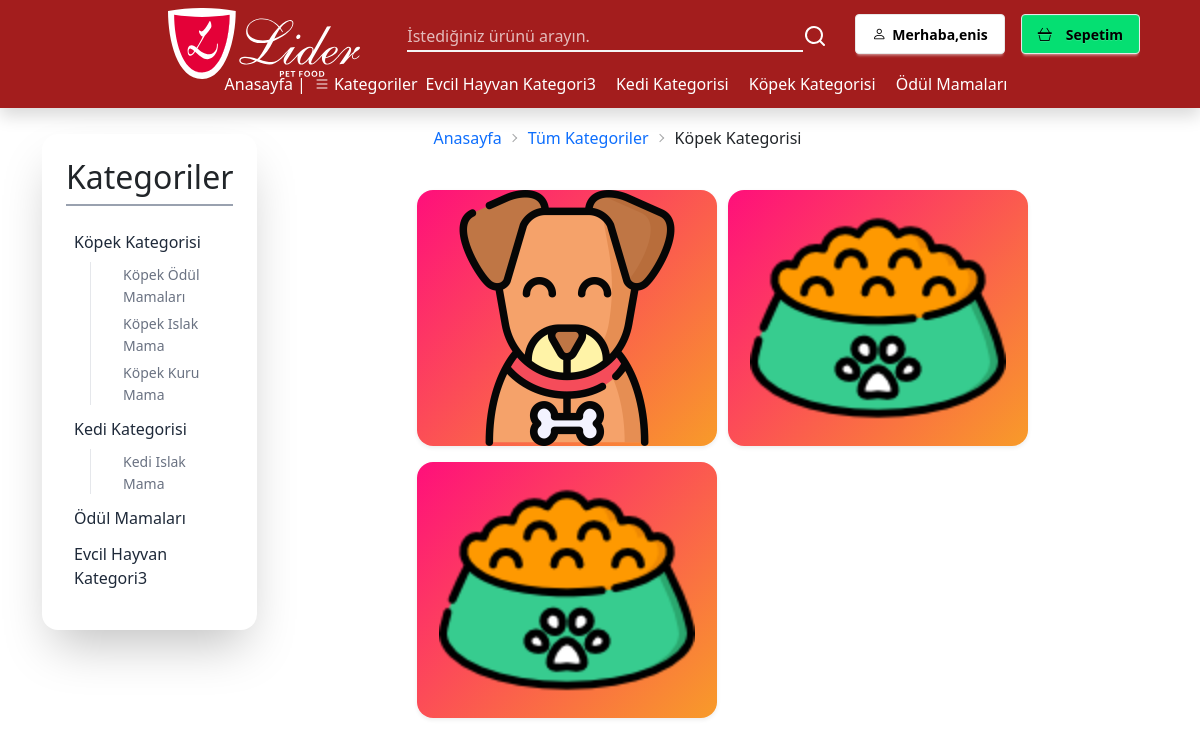
Before: /categories/kopek/ (signed in) with the older database file.
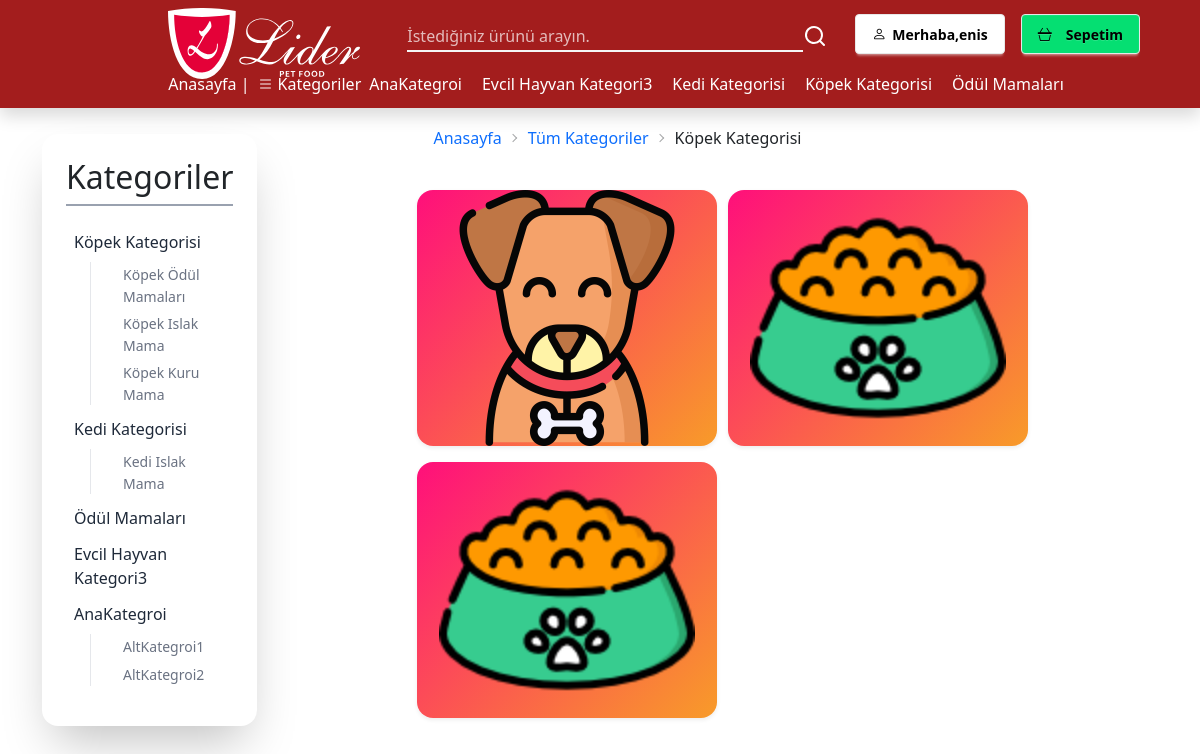
After: the same page with the newer database file.
### intern_app/models.py (models this page shows, shortened)
class Categories(models.Model):
    name = models.CharField(max_length=255,unique=True,verbose_name="Kategori İsmi")
    description = models.CharField(max_length=255,null=True,verbose_name="Kategori Açıklaması")
    image = models.ImageField(upload_to='category_images/',verbose_name="Kategori Görseli")
    slug = AutoSlugField(populate_from="name",unique=True,verbose_name="Alan Adı")
    sub_categories = models.ManyToManyField("self", blank=True, symmetrical=False, related_name="parent_categories",verbose_name="Alt Kategori olmasını istediğiniz kategorileri seçin:",
                                            help_text="Birden fazla kategori seçmek için CTRL tuşuna basılı tutunuz." \
                                            "\n Aynı zamanda seçimi iptal etmek için CTRL tuşuna basılı tutup seçimi iptal edilmek istenen kategoriye tıklayın. ")
    @staticmethod
    def get_main_categories():
        return Categories.objects.filter(parent_categories__isnull=True)
    def get_absolute_url_cat(self):
        return reverse('intern_app:category_products',kwargs={"slug":self.slug})
    class Meta():
        verbose_name = 'Kategori'
        verbose_name_plural = 'Kategoriler'

### intern_app/views.py (the view)
# urls.py: path('categories/',views.categories_list,name="categories"),
def categories(request, slug):
    category = get_object_or_404(Categories, slug=slug)
    products = Products.objects.filter(product_category=category)
    sub_categories = category.sub_categories.all()
    context = {
        'category': category,
        'products': products,
    }
    return render(request, "intern_app/categories_added.html", context)

### intern_app/context_processors.py (called while the page is built)
def admin_links(request):
    models = []
    for model in apps.get_models():
        if admin.site.is_registered(model):
            app_label = model._meta.app_label
            model_name = model._meta.model_name
            verbose_name = model._meta.verbose_name_plural
            models.append({
                "app_label": app_label,
                "model_name": model_name,
                "verbose_name": verbose_name,
            })
    return {"admin_models": models}  # Global olarak admin_models kullanılabilir

def cart_items_processor(request):
    if request.user.is_authenticated:
        cart_items = CartItem.objects.filter(user=request.user)
        total_price = sum(item.cart_name.product_price *
                          item.cart_quantity for item in cart_items)
    else:
        cart_items = []
        total_price = 0
    return {'cart_items': cart_items, 'total_price': total_price}

### intern_app/models.py (called while the page is built)
    def cart_total(self):
        return self.cart_quantity * self.cart_name.product_price

### intern_app/templates/intern_app/categories_added.html (shortened to what this page needs)
{%extends 'base.html'%}
{%load static%}
{%block content%}
<div class="container-fluid test ">
    <div class="wrapper flex flex-row gap-4 ">
        <div class="categories  relative right-30 top-4 w-full h-full md:w-1/4 px-4 py-6 bg-white shadow-2xl rounded-2xl">
            <div class="cat-header font-semibold mb-4 text-center border-b-2 border-b-gray-400 ">
                <h2 class=" ">Kategoriler</h2>
            </div>
            <div class="all-categories ">
                <ul class="space-y-3 relative right-6">
                    {% for category in categories %}
                    <li class="*:!text-gray-800 ">
                        <a href="{% url 'intern_app:category_products' category.slug %}"
                            class=" hover:!text-gray-500 text-base font-medium text-gray-700  transition">
                            {{ category.name }}
                        </a>
                        {% if category.sub_categories.all %}
                        <ul class="ml-4 mt-2 space-y-1 border-l border-gray-200 pl-3">
                            {% for sub_category in category.sub_categories.all %}
                            <li class="*:!text-gray-500">
                                <a href="{% url 'intern_app:subcategory_products' slug=sub_category.slug %}"
                                    class="text-sm text-gray-500 hover:!text-blue-500 transition">
                                    {{ sub_category.name }}
                                </a>
                            </li>
                            {% endfor %}
                        </ul>
                        {% endif %}
                    </li>
                    {% endfor %}
                </ul>
            </div>
        </div>
        <div class="card-category w-3/4">
            <div class="card-categry-section relative z-0 overflow-hidden">
                <div class="du-breadcrumbs">
                    <ul class="breadcrumbs">
                        <li><a href="{% url 'intern_app:index' %}">Anasayfa</a></li>
                        <li> <a href="{% url 'intern_app:categories'%}">Tüm Kategoriler</a></li>
                        {%for category in categories%}
                        {%if request.path == category.get_absolute_url_cat %}
                        <li> {{ category.name }}</li>
                        {%endif%}
                        {%endfor%}
                    </ul>
                </div>
                {% if sub_categories%}
                <link rel="stylesheet" href="{%static 'intern_app/css/category.css'%}">
                <div class="card_wrap row row-cols-1 row-cols-md-2 g-3 p-3 ">
                    {% for sub_category in sub_categories %}
                    <div class="col">
                        <div class="card shadow-sm border-0 rounded-4 h-100">
                            <img src="{{sub_category.image.url}}" alt="{{ sub_category.name }}" class="card__image"
                                style="object-fit: cover;">
                        </div>
                    </div>
                    {% endfor %}
                </div>
                {%endif%}
            </div>
        </div>
            </div>
        </div>
{%endblock%}

### core/templates/navbar.html (shortened to what this page needs)
{%load static tailwind_tags%}
{%load static%}
{% tailwind_css %}
<header>
  <nav class="du-navbar shadow flex flex-col  ">
      <div class="wrapper flex h-13 w-full relative right-10  justify-between">
        <div class="logo ">
          <div class="logo-alt">
            <div class="logo-img relative left-50">
              <a href="{%url 'intern_app:index'%}">
                <img class="w-48"  src="{%static 'intern_app/images/lider-logo-beyaz.svg'%}" alt="">
              </a>
            </div>
          </div>
        </div>
        <div class="search-and-buttos  flex items-center gap-5    ">
          <div class="wrapper-2 flex flex-row    ">
            <div class="search-bar-wrapper p-3  ">
              <form id="search-form" class="text-center flex align-middle " role="search" action="{% url 'intern_app:search' %}" method="GET" value="{{ request.GET.search_query }}">
                <div class="search-bar   flex flex-row">
                  <input type="search" class=" border-b-2 w-99 bg-transparent" name="search_query" required
                  aria-label="Search" autocomplete="off" placeholder="İstediğiniz ürünü arayın.">
                <button class="search-buton ">
                  <svg xmlns="http://www.w3.org/2000/svg" id='glass' width="24" height="24" viewBox="0 0 24 24">
                    <path fill="currentColor"
                      d="M21.71 20.29L18 16.61A9 9 0 1 0 16.61 18l3.68 3.68a1 1 0 0 0 1.42 0a1 1 0 0 0 0-1.39ZM11 18a7 7 0 1 1 7-7a7 7 0 0 1-7 7Z">
                    </path>
                  </svg>
                </button>
                </div>
              </form>
            </div>
            <div class="buttons flex flex-row left-10 p-2 space-x-2">
              <div class="profil-button flex items-center">
                <div class="profile">
                  <div class="du-dropdown du-dropdown-hover">
                    {% if user.is_authenticated %}
                    <div tabindex="0" role="button" class="du-btn hover:!bg-gray-300 bg-white text-black m-1">
                      <i class="bi bi-person"></i>Merhaba,{{ user.username }}
                    </div>
                    {% else %}
                    <a tabindex="0" href="{% url 'login' %}" type="button" class="du-btn bg-white text-black m-1"><i class="bi bi-person"></i>Giriş/Kayıt Yap</a>
                    {% endif %}
                  </div>
                </div>
              </div>
              <div class="sepett-btn flex items-center">
                <div class="sepett">
                  <a class="du-btn hover:!bg-green-600 bg-green-400 text-black m-1 du-btn-cart" href="#" role="button" aria-expanded="false">
                    <i class="bi bi-basket3 pe-2"></i>
                    Sepetim
                  </a>
                </div>
              </div>
            </div>
      </div>
            </div>
          </div>
      <div class="wrapper-kategori top-3 relative">
        <div class="kategori-icerik  flex flex-row">
          <div class="kategoriler">
            <ul class="flex  gap-2">
              <li>
                <a class="text-white  hover:!text-gray-300" href="{% url 'intern_app:index' %}">Anasayfa |</a>
              </li>
              <li>
                <div class="du-dropdown custom-sub   du-dropdown-hover ">
                  <div tabindex="0" class="text-white cursor-pointer flex items-center gap-1">
                    <i class="bi bi-list class"></i>Kategoriler
                  </div>
                </div>
              </li>
              <li class="flex gap-x-5">
                {%for category in categories_filtered%}
                <a class="text-white hover:!text-gray-300 " href="{%url 'intern_app:category_products' category.slug%}">{{category.name}}</a>
                {%endfor%}
              </li>
            </ul>
          </div>
        </div>
      </div>
  </nav>
</header>

Changed rows visible on the page:
added Categories: name "AnaKategroi"
added Categories: name "AltKategroi1", shown under "AnaKategroi"
added Categories: name "AltKategroi2", shown under "AnaKategroi"
